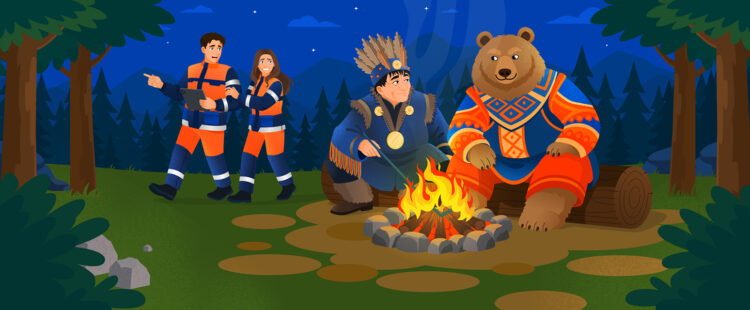
#> input picture design/references/energy-plus-expanded-2026-08-02/imagery/image-1.jpg, 750 x 310 px, given in place of hf-t-trail-wide.png, which was not available
$ python finish_trail.py ../../references/energy-plus-expanded-2026-08-02/imagery/image-1.jpg
#> lines starting #> are read from the running program, lines starting #| are printed output that depends on the picture; after the words box and inside, x2 and y2 are one past the last pixel; in counts of white or black regions, pixels touching at a corner belong together
# Patch the bog-on-the-trail into the rev-17 map (soft mask, vehicles/heli/ABK untouched) and write
# public/scene-art/lastmile-family-v1/revision-18/choice-{wide,tall}-{alva,khor,arseniy}.webp.
#   uv run --with pillow python finish_trail.py
import sys
from pathlib import Path
from PIL import Image, ImageFilter, ImageDraw
here = Path(__file__).parent; root = here.parents[2]
R17 = root / "public/scene-art/lastmile-family-v1/revision-17"
OUT = root / "public/scene-art/lastmile-family-v1/revision-18"; OUT.mkdir(exist_ok=True)
# crop (x, y, w, h) in the full canvas, mask rectangle inside the crop, AI result
EDITS = {"wide": ("t-trail-wide", (1800, 1500, 1500, 844), (380, 200, 950, 560)),
         "tall": (sys.argv[1] if len(sys.argv) > 1 else "t2-trail-tall", (1100, 1350, 1500, 844), (120, 180, 700, 560))}
for f, (name, (x, y, w, h), (a, b, c, d)) in EDITS.items():
    ai = Image.open(here / f"gen/hf-{name}.png").convert("RGB").resize((w, h), Image.LANCZOS)
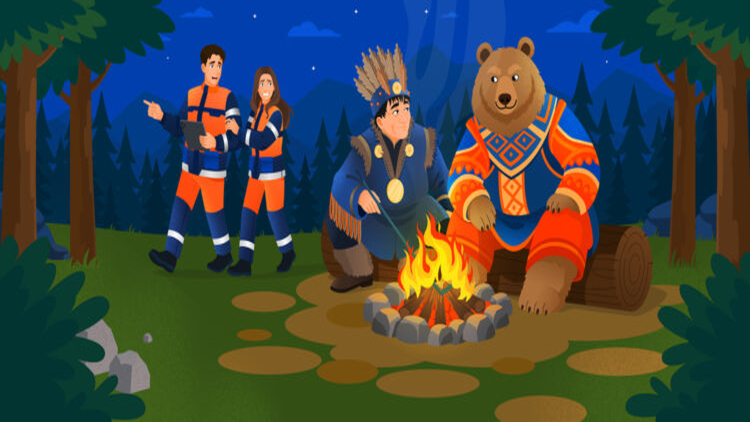
#> ai: PIL image 1500x844 RGB (shown at 1/2 size); mean R, G, B 61.1, 70.9, 66.3
    m = Image.new("L", (w, h)); ImageDraw.Draw(m).rectangle((a, b, c, d), fill=255)
#> after `m = Image.new('L', (w, h))`: m: PIL image 1500x844 L; every value is 0
#> after `ImageDraw.Draw(m).rectangle((a, b, c, d), fill=255)`:
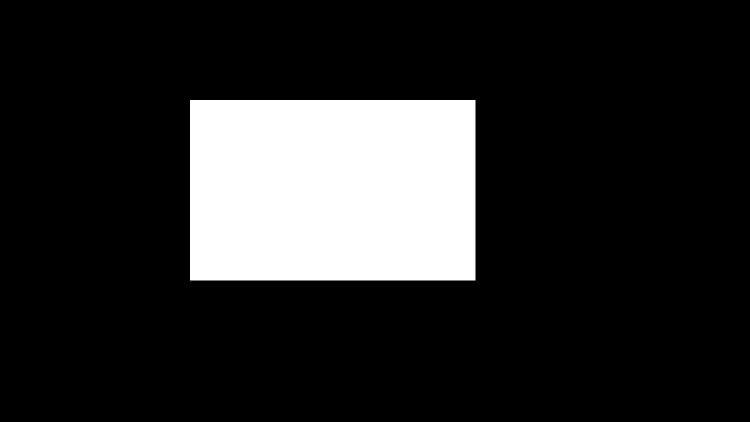
#> m: PIL image 1500x844 L (shown at 1/2 size); 16.3% white; 1 white region, box (x1, y1, x2, y2) and area: (380, 200, 951, 561) 206131
    m = m.filter(ImageFilter.GaussianBlur(24))
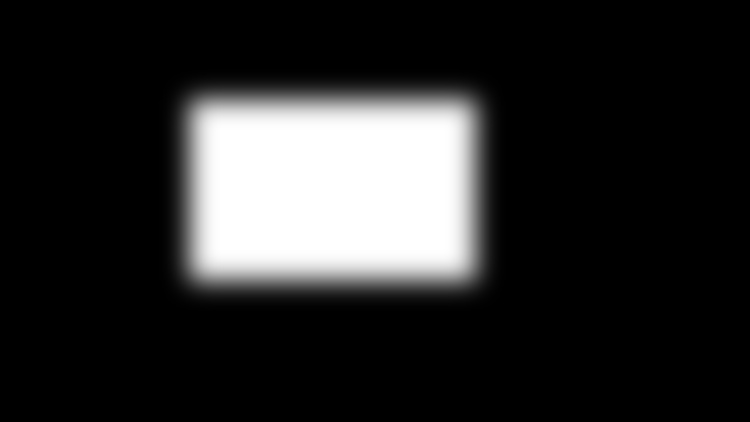
#> m: PIL image 1500x844 L (shown at 1/2 size); min 0, max 255, mean 41.5
    for who in ("alva", "khor", "arseniy"):
        img = Image.open(R17 / f"choice-{f}-{who}.webp").convert("RGB")
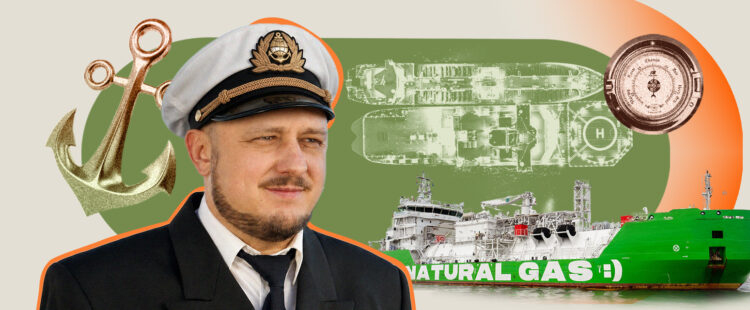
#> input picture design/references/energy-plus-expanded-2026-08-02/imagery/image-2.jpg, 750 x 310 px, given in place of choice-wide-alva.webp, which was not available
#> img is the input picture: PIL image 750x310 RGB; mean R, G, B 155.8, 153.6, 121.5
#> (the run stopped early here; a loop or call above may not have finished)
